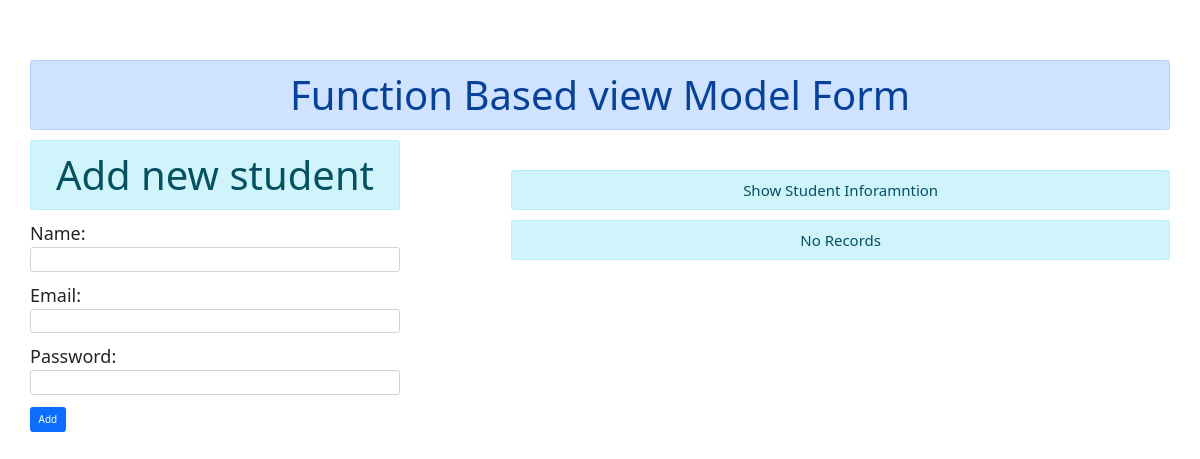
The app's page /, older data.
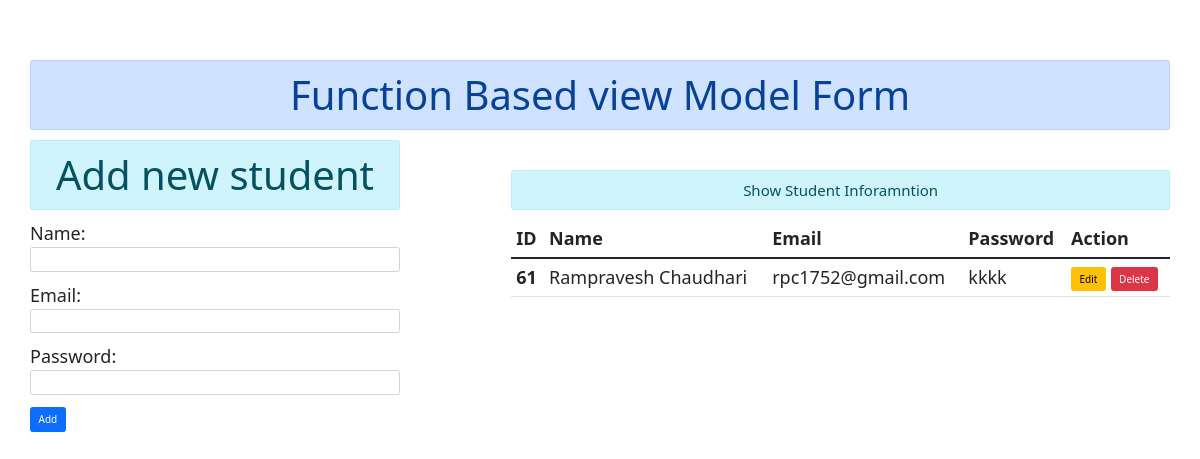
The same page, newer data.
### enroll/models.py (models this page shows)
class User(models.Model):
    name = models.CharField(max_length=70)
    email = models.EmailField(max_length=100)
    password = models.CharField(max_length=100)

### enroll/views.py (the view, shortened to what this page needs)
# urls.py: path('',views.UserAddAndShow.as_view(),name='addandshow'),
class UserAddAndShow(TemplateView):
    template_name = "enroll/addandshow.html"
    def get_context_data(self, *args, **kwargs):
        context = super().get_context_data(**kwargs)
        fm = StudentRegistration()
        stud = User.objects.all()
        context = {
            'stu': stud,
            'form': fm
        }
        return context

### enroll/forms.py
class StudentRegistration(forms.ModelForm):
    class Meta:
        model = User
        fields = ["name", "email", "password"]
        widgets = {
            "name": forms.TextInput(attrs={"class": "form-control"}),
            "email": forms.EmailInput(attrs={"class": "form-control"}),
            "password": forms.PasswordInput(
                render_value=True, attrs={"class": "form-control"}
            ),
        }

### enroll/templates/enroll/addandshow.html (shortened to what this page needs)
{% extends 'enroll/base.html' %} {% block content %}
<div class="row d-flex justify-content-between">
  <div class="col-md-4">
    <h2 class="text-center alert alert-info">Add new student</h2>
    <form action="" method="POST">
      {% csrf_token %} {{form.as_p}}
      <button type="submit" class="btn btn-primary">Add</button>
    </form>
  </div>
  <div class="col-md-7 mt-5 ml-md-3">
    <h4 class="text-center alert alert-info">Show Student Inforamntion</h4>
    {% if stu %}
    <table class="table table-hover">
      <thead>
        <tr>
          <th scope="col">ID</th>
          <th scope="col">Name</th>
          <th scope="col">Email</th>
          <th scope="col">Password</th>
          <th scope="col">Action</th>
        </tr>
      </thead>
      <tbody>
        {% for st in stu %}
        <tr>
          <th scope="row">{{st.id}}</th>
          <td>{{ st.name }}</td>
          <td>{{ st.email }}</td>
          <td>{{st.password}}</td>
          <td>
            <a href="{% url 'updatedata' st.id %}" class="btn btn-warning btn"
              >Edit</a
            >
            <form
              action="{% url 'deletedata' st.id %}"
              method="post"
              class="d-inline"
            >
              <button type="submit" class="btn btn-danger btn_del">
                Delete
              </button>
            </form>
          </td>
        </tr>
        {% endfor %}
      </tbody>
    </table>
    {% else %}
    <h4 class="text-center alert alert-info">No Records</h4>
    {% endif %}
  </div>
</div>
{% endblock content %}

Row changes from the older to the newer data that the page shows:
added User: id "61", name "Rampravesh Chaudhari", email "rpc1752@gmail.com", password "kkkk"
Text that changed along with them:
text no longer shown: "No Records"
text now shown: "ID Name Email Password Action"
